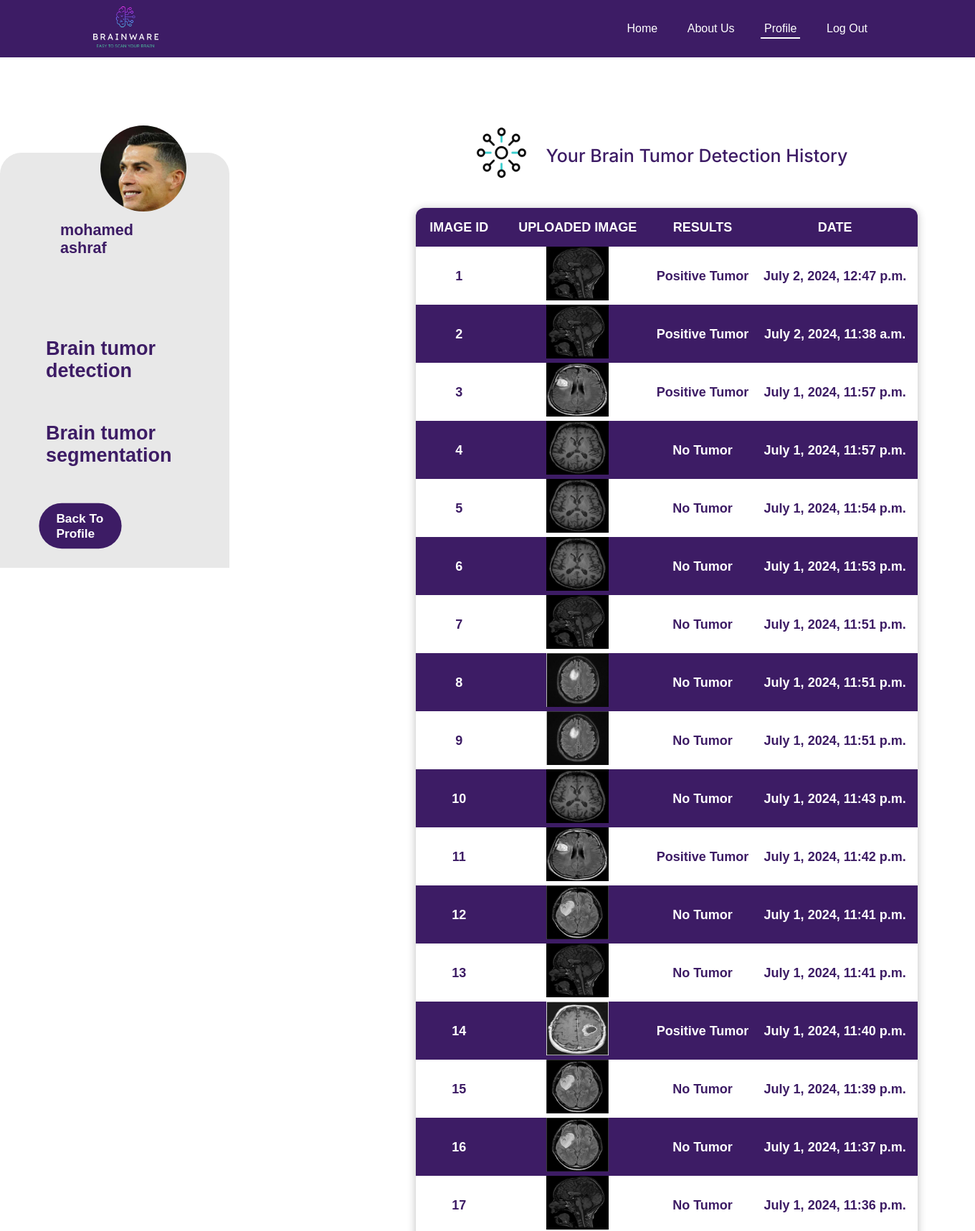
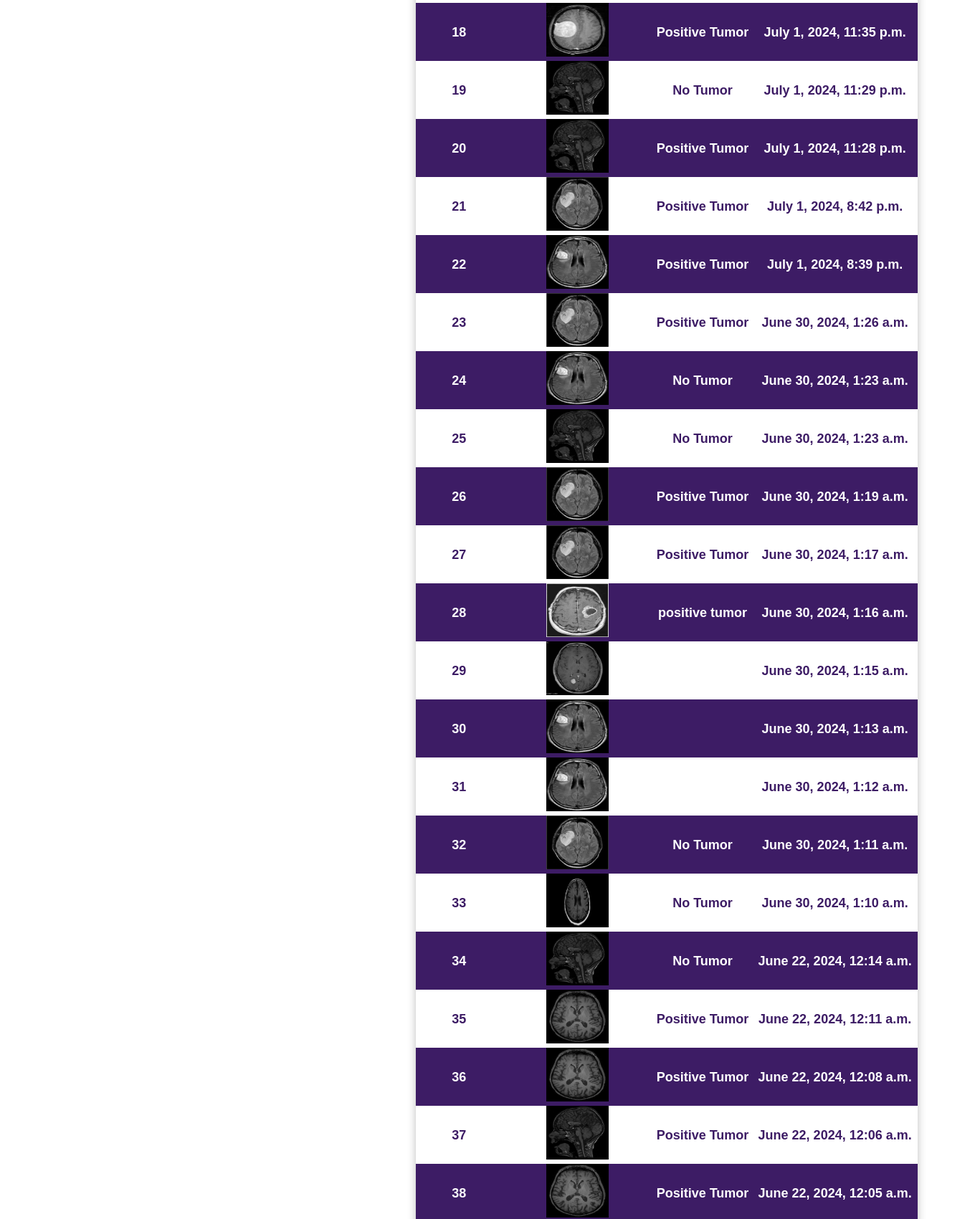
Screenshot of /HistoryD/ (signed in, upper part) with the database file from the repository (2 pictures, top to bottom).
### FinalApp/models.py (models this page shows, shortened)
class UserProfile(models.Model):
    user = models.OneToOneField(User, on_delete=models.CASCADE)
    firstname = models.CharField(max_length=255)
    lastname = models.CharField(max_length=255)
    email = models.EmailField()
    profile_picture = models.ImageField(upload_to='users/', blank=True, null=True)

class process_image(models.Model):
    user_id = models.IntegerField()
    url_img = models.TextField()
    result = models.CharField(max_length=50)
    date_on = models.DateTimeField( default=datetime.datetime.now)

### FinalApp/views.py (the view)
# urls.py: path('HistoryD/', views.HistoryD, name='HistoryD'),
@login_required(login_url='/login')
def HistoryD(request):
    entry = process_image.objects.filter(user_id=request.user.id).order_by('-id')
    images= process_image.objects.all()
    last = images.last()
    count = entry.count
    user_img = user_image.objects.filter(user_id=request.user.id).last()
    if request.method=='POST':
        newdoc = user_image(user_id =request.user.id, image= request.FILES.get('image'))
        newdoc.save()
        return redirect('HistoryD')
    return render(request,'HistoryD.html',{'images':images , 'entry':entry ,'last':last,'count':count,'user_img':user_img})

### FinalApp/templates/HistoryD.html (shortened to what this page needs)
<!DOCTYPE html>
{% load static %}
<html lang="en">
<head>
  <link rel="stylesheet" type="text/css" href="{% static 'FinalApp/cssD/normalize.css' %}">
  <link rel="stylesheet" type="text/css" href="{% static 'FinalApp/cssD/all.min.css' %}">
  <link rel="stylesheet" type="text/css" href="{% static 'FinalApp/cssD/style.css' %}">
</head>
<body>
    <form method="post" enctype="multipart/form-data">
  <header>
    <div class="parent-header">
     <div class="logo">
      <img src="{% static 'images/logooo.png' %}" alt="My Image">
     </div>
         <ul>
             <li><a href="{% url 'home' %}">Home</a></li>
             <li><a href="{% url 'AboutUs' %}">About Us</a></li>
             <li class="active-link"><a href="{% url 'notification' %}" >Profile</a></li>
             <li><a href="{% url 'logout' %}">Log Out</a></li>
         </ul>
    </div>
 </header>
  <main>
    <nav>
      {% if user.is_authenticated %}
      {% if user.userprofile.profile_picture %}
      <img src="{{ user.userprofile.profile_picture.url }}" width="120" height="120" class="image-container" style="margin-bottom: -50px;" style style="border-radius: 50%;" />
      {% else %}
      <img src="{% static 'img/Ellipse 1.png' %}" alt="" class="image--cover" />
      {% endif %}
      {% endif %}
      <div class="links">
        <h2><a id="pro" href="#">{{request.user.first_name}} {{request.user.last_name}}</h2>
        <a href="{% url 'HistoryD' %}">
          <p>Brain tumor detection</p></a>
        <a href="{% url 'HistorySeg' %}">
          <p>Brain tumor segmentation</p></a>
           <div class="details">
            <a href="{% url 'notification' %}" class="back-to-profile">Back to profile</a>
        </div>
      </div>
    </nav>
     <section class="content">
      <div class="right">
        <div class="hint">
          <img src="{% static 'images/connection 1.png' %}" alt="My Image">
        <p>Your Brain Tumor Detection History</p>
        </div>
        <div class="history">
          <table>
            <thead>
              <tr>
            <th>Image ID</th>
              <th>Uploaded Image </th>
              <th>Results</th>
              <th>Date</th>
            </tr>
            </thead>
            <tbody>
                {% for image in entry %}
                <tr>
                  <th> {{forloop.counter}} </th>
                  <th> <a href="{{ image.url_img }}" target="_blank"><img src="{{ image.url_img }}"  height="100px" /></a>
                    <th>{{ image.result}}</th>
                  <th>{{ image.date_on}}</th>
                  </th>
                </tr>
              {% endfor %}
            </tbody>
          </table>
        </div>
      </div>
    </section>
  </main>
    </form>
</body>
</html>

### FinalApp/static/FinalApp/cssD/style.css (style rules this page uses)
:root { --main-color : #3D1C65; --main-padding-section : 100px; }
* { padding:0; margin:0; box-sizing: border-box; font-family: sans-serif; }
body { height: 100vh; width: 100%; box-sizing: border-box; }
ul { list-style: none; }
a { text-decoration: none; }
img { max-width:100%; }
header { background-color: var(--main-color); padding:0.7rem 2rem; height:80px; margin-bottom: 40px; }
header .parent-header { width:85%; height:100%; margin: 0 auto; display:flex; justify-content: space-between; align-items: center; }
header .logo img { height: 60px; }
header .parent-header ul { display:flex; justify-content: space-between; align-items: center; }
header .parent-header ul li { padding: 0 .3rem; position: relative; margin: 0 1rem; transition:.2s; -webkit-transition:.2s; -moz-transition:.2s; -ms-transition:.2s; -o-transition:.2s; }
header .parent-header ul li a { color:white; position: relative; }
header .parent-header ul .active-link:after , header .parent-header ul li:after { position:absolute; content:""; background-color: white; height:2px; width:100%; left:0; bottom:-5px; }
header .parent-header ul li:after { width:0; transition:.5s; -webkit-transition:.5s; -moz-transition:.5s; -ms-transition:.5s; -o-transition:.5s; }
main { display: grid; grid-template-columns: 1fr 2fr; width: fit-content; height: 80vh; place-items: center; position: relative; }
nav { position: absolute; bottom: -5%; left: 0; height: fit-content; width: 400px; }
nav img { position: relative; left: 50%; transform: translate(-50%,30%); bottom: 10%; }
nav .links { border-radius: 30px 30px 0 0; display: grid; gap: 3.5rem; background-color: #E8E8E8; padding: 2rem 4rem; font-size: .9rem; width: 80%; }
nav .links h2 { margin-top: 4rem; color: #3D1C65 ; float: left; padding-left: 20px; }
nav p { font-size: 27px; }
nav .links a { color: #3D1C65 ; text-decoration: none; font-weight: bold; display: flex; justify-items: center; align-items: center ; gap: 16px; }
nav .links a > p { transition: 300ms; }
section { grid-column: 2/2; }
.details { display: grid; grid-template-columns: 1fr 1fr; margin:0; }
.hint { position: absolute; color: #3D1C65; width: 700px; left: 650px; top: 0; }
.hint img { width: 99px; height: 106px; padding: 10px; position: relative; top: 40px; }
.hint p { width: 616px; height: 18px; font-size:20px ; font-weight: 500; font-size: 25px; line-height: 24px; white-space: nowrap; color: #3D1C65; font-family: 'Inter'; font-style: normal; display:flex; text-align: center; align-items: center; justify-content: center; position: absolute; float: left; left: 2%; top: 80%; }
table { width: 700px; font-size:20px ; font-weight: 300; font-size: 18px; line-height: 24px; white-space: nowrap; color: #3D1C65; border-collapse: collapse; border-spacing: 0; border-radius: 12px 12px 0 0; overflow: hidden; box-shadow: 0 2px 12px rgba(32, 32,32, .3); height: 300px; text-align: center; position: absolute; top: 170px; left: 580px; }
table>thead { background-color: #3D1C65; color: white; }
table>thead th { padding: 15px; text-transform: uppercase; }
table>tbody>tr { background-color: white; transition: .03s ease-in-out; }
table>tbody>tr:nth-child(even) { background-color: #3D1C65; color:white; }
table img { width: 87px; height: 75px; }

### FinalApp/templates/HistoryD.html (style rules this page uses)
.image-container { width: 120px; height: 120px; border-radius: 50%; object-fit: cover; }
nav .links .details a { color: white; padding: 10px 20px; text-decoration: none; background-color: var(--main-color); display: flex; align-items: center; gap: 40px; text-transform: capitalize; display: flex; justify-content: center; align-items: center; border: none; outline: none; border-radius: 30px; -webkit-border-radius: 30px; -moz-border-radius: 30px; -ms-border-radius: 30px; -o-border-radius: 30px; font-weight: bold; font-size: 1em; transition: 0.5s; -webkit-transition: 0.5s; -moz-transition: 0.5s; -ms-transition: 0.5s; -o-transition: 0.5s; cursor: pointer; transform: scale(1.2); -webkit-transform: scale(1.2); -moz-transform: scale(1.2); -ms-transform: scale(1.2); -o-transform: scale(1.2); }

### rows the page displays
process_image: url_img (picture), result "Positive Tumor", date_on "July 2, 2024, 12:47 p.m."
process_image: url_img (picture), result "Positive Tumor", date_on "July 2, 2024, 11:38 a.m."
process_image: url_img (picture), result "Positive Tumor", date_on "July 1, 2024, 11:57 p.m."
process_image: url_img (picture), result "No Tumor", date_on "July 1, 2024, 11:57 p.m."
process_image: url_img (picture), result "No Tumor", date_on "July 1, 2024, 11:54 p.m."
process_image: url_img (picture), result "No Tumor", date_on "July 1, 2024, 11:53 p.m."
process_image: url_img (picture), result "No Tumor", date_on "July 1, 2024, 11:51 p.m."
process_image: url_img (picture), result "No Tumor", date_on "July 1, 2024, 11:51 p.m."
process_image: url_img (picture), result "No Tumor", date_on "July 1, 2024, 11:51 p.m."
process_image: url_img (picture), result "No Tumor", date_on "July 1, 2024, 11:43 p.m."
process_image: url_img (picture), result "Positive Tumor", date_on "July 1, 2024, 11:42 p.m."
process_image: url_img (picture), result "No Tumor", date_on "July 1, 2024, 11:41 p.m."
process_image: url_img (picture), result "No Tumor", date_on "July 1, 2024, 11:41 p.m."
process_image: url_img (picture), result "Positive Tumor", date_on "July 1, 2024, 11:40 p.m."
process_image: url_img (picture), result "No Tumor", date_on "July 1, 2024, 11:39 p.m."
process_image: url_img (picture), result "No Tumor", date_on "July 1, 2024, 11:37 p.m."
process_image: url_img (picture), result "No Tumor", date_on "July 1, 2024, 11:36 p.m."
process_image: url_img (picture), result "Positive Tumor", date_on "July 1, 2024, 11:35 p.m."
process_image: url_img (picture), result "No Tumor", date_on "July 1, 2024, 11:29 p.m."
process_image: url_img (picture), result "Positive Tumor", date_on "July 1, 2024, 11:28 p.m."
process_image: url_img (picture), result "Positive Tumor", date_on "July 1, 2024, 8:42 p.m."
process_image: url_img (picture), result "Positive Tumor", date_on "July 1, 2024, 8:39 p.m."
process_image: url_img (picture), result "Positive Tumor", date_on "June 30, 2024, 1:26 a.m."
process_image: url_img (picture), result "No Tumor", date_on "June 30, 2024, 1:23 a.m."
process_image: url_img (picture), result "No Tumor", date_on "June 30, 2024, 1:23 a.m."
process_image: url_img (picture), result "Positive Tumor", date_on "June 30, 2024, 1:19 a.m."
process_image: url_img (picture), result "Positive Tumor", date_on "June 30, 2024, 1:17 a.m."
process_image: url_img (picture), result "positive tumor", date_on "June 30, 2024, 1:16 a.m."
process_image: url_img (picture), date_on "June 30, 2024, 1:15 a.m."
process_image: url_img (picture), date_on "June 30, 2024, 1:13 a.m."
process_image: url_img (picture), date_on "June 30, 2024, 1:12 a.m."
process_image: url_img (picture), result "No Tumor", date_on "June 30, 2024, 1:11 a.m."
process_image: url_img (picture), result "No Tumor", date_on "June 30, 2024, 1:10 a.m."
process_image: url_img (picture), result "No Tumor", date_on "June 22, 2024, 12:14 a.m."
process_image: url_img (picture), result "Positive Tumor", date_on "June 22, 2024, 12:11 a.m."
process_image: url_img (picture), result "Positive Tumor", date_on "June 22, 2024, 12:08 a.m."
process_image: url_img (picture), result "Positive Tumor", date_on "June 22, 2024, 12:06 a.m."
process_image: url_img (picture), result "Positive Tumor", date_on "June 22, 2024, 12:05 a.m."

### other values shown
{{ request.user.first_name }} "mohamed"
{{ request.user.last_name }} "ashraf"
